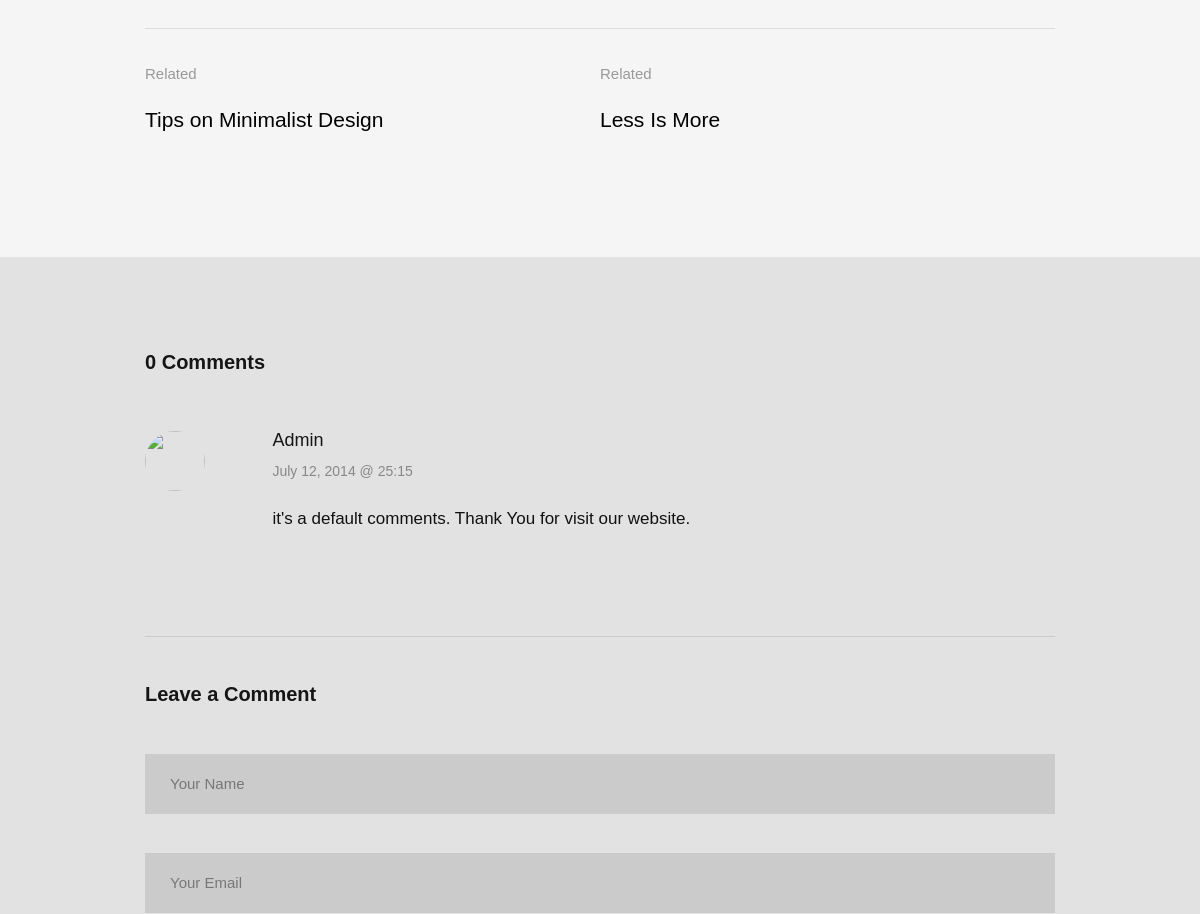
/blog/4/How to download file in PHP./ (middle part), run on an earlier commit of the app's database.
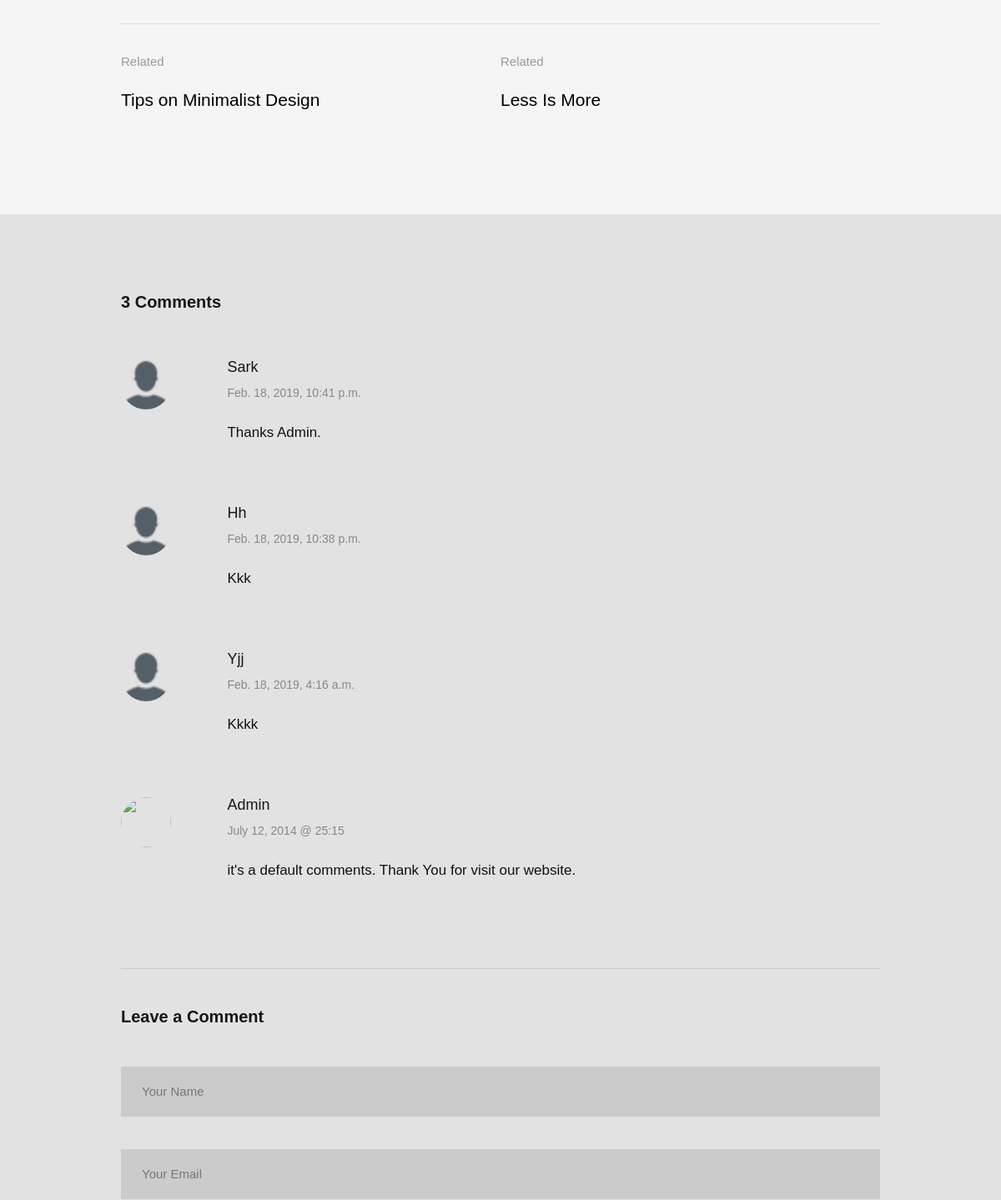
And on a later commit of the database.
### blog/models.py (models this page shows, shortened)
class Comments(models.Model):
 name = models.CharField(max_length=10)
 email = models.CharField(max_length=10)
 website = models.CharField(max_length=10)
 comment = models.TextField()
 datetime = models.DateTimeField(default=datetime.now)
 postId = models.IntegerField()
 class Meta:
   verbose_name_plural = "Comments"

### blog/views.py (the view)
# urls.py: url(r'^blog/(?P<id>\d+)/(?P<title>[-\w\W]+)/$', views.blog, name="blog"),
def blog(request, id, title):
 post = Post.objects.all().filter(id=id)
 for this in post:
  title = this.title
  body = this.body
 comments = Comments.objects.all().filter(postId=id).order_by('-id')
 for blog in post:
  postId = blog.id
  print(postId)
 return render(request, 'single-post.html', {'post': post, 'menu': menu, 'social': social, 'comments': comments, 'postId': postId})

### blog/templates/single-post.html (shortened to what this page needs)
{% extends 'layout.html' %}
{% block content %}
{% for blog in post %}
   <section id="content-wrap" class="blog-single">
   	<div class="row">
   		<div class="col-twelve">
   			<article class="format-gallery">
{% endfor %}
	  			   <div class="pagenav group">
		  			   <div class="prev-nav">
		  			   	<a href="#" rel="prev">
		  			   		<span>Related</span>
		  			   		Tips on Minimalist Design
		  			   	</a>
		  			   </div>
		  				<div class="next-nav">
		  					<a href="#" rel="next">
		  						<span>Related</span>
		  			   		Less Is More
		  					</a>
		  				</div>
	  				</div>
				</article>
			</div>
   	</div>
		<div class="comments-wrap">
			<div id="comments" class="row">
				<div class="col-full">
               <h3>{{ comments.count }} Comments</h3>
               <ol class="commentlist">
{% for comment in comments %}
  <li class="depth-1">
                     <div class="avatar">
{% load static %}
<img width="50" height="50" class="avatar" src="{% static 'images/avatars/user.png' %}" alt="">
                     </div>
                     <div class="comment-content">
	                     <div class="comment-info">
	                        <cite>{{ comment.name }}</cite>
	                        <div class="comment-meta">
	                           <time class="comment-time" datetime="2014-07-12T25:15">{{ comment.datetime }}</time>
	                        </div>
	                     </div>
	                     <div class="comment-text">
	                        <p>{{ comment.comment }}</p>
	                     </div>
                     </div>
                  </li>
{% endfor %}
                  <li class="depth-1">
                     <div class="avatar">
                        <img width="50" height="50" class="avatar" src="http://bit.ly/2TSSFDl" alt="">
                     </div>
                     <div class="comment-content">
	                     <div class="comment-info">
	                        <cite>Admin</cite>
	                        <div class="comment-meta">
	                           <time class="comment-time" datetime="2014-07-12T25:15">July 12, 2014 @ 25:15</time>
	                        </div>
	                     </div>
	                     <div class="comment-text">
	                        <p>it's a default comments. Thank You for visit our website.</p>
	                     </div>
                     </div>
                  </li>
               </ol>
               <div class="respond">
               	<h3>Leave a Comment</h3>
                  <form name="commentForm" id="commentForm" method="post" action="/comment_submit">{% csrf_token %}
  					   <fieldset>
                     <div class="form-field">
  						      <input name="cName" type="text" id="cName" class="full-width" placeholder="Your Name" value="">
                     </div>
                     <div class="form-field">
  						      <input name="cEmail" type="text" id="cEmail" class="full-width" placeholder="Your Email" value="">
                     </div>
  					   </fieldset>
  				      </form>
               </div>
         	</div>
         </div>
		</div>
   </section>
{% endblock %}

### blog/templates/layout.html (shortened to what this page needs)
<!DOCTYPE html>
<html class="no-js" lang="en">
<head>
{% load static %}
 <link rel="stylesheet" href="https://stackpath.bootstrapcdn.com/font-awesome/4.7.0/css/font-awesome.min.css">
  <link rel="stylesheet" href='{% static "css/base.css" %}'>
   <link rel="stylesheet" href='{% static "css/vendor.css" %}'>
   <link rel="stylesheet" href='{% static "css/main.css" %}'>
</head>
<body id="top">
{% block content %}
{% endblock %}
</body>
</html>

### blog/static/css/base.css (style rules this page uses)
html { font-family: sans-serif; -ms-text-size-adjust: 100%; -webkit-text-size-adjust: 100%; }
body { margin: 0; }
article, aside, details, figcaption, figure, footer, header, hgroup, main, menu, nav, section, summary { display: block; }
a { background: transparent; }
img { border: 0; }
button, input, optgroup, select, textarea { color: inherit; font: inherit; margin: 0; }
input { line-height: normal; }
fieldset { border: 1px solid #c0c0c0; margin: 0 2px; padding: 0.35em 0.625em 0.75em; }
html { font-size: 62.5%; box-sizing: border-box; }
*, *::before, *::after { box-sizing: inherit; }
body { font-weight: normal; line-height: 1; text-rendering: optimizeLegibility; word-wrap: break-word; -webkit-overflow-scrolling: touch; -webkit-text-size-adjust: none; }
body, input, button { -moz-osx-font-smoothing: grayscale; -webkit-font-smoothing: antialiased; }
img, video { max-width: 100%; height: auto; }
div, dl, dt, dd, ul, ol, li, h1, h2, h3, h4, h5, h6, pre, form, p, blockquote, th, td { margin: 0; padding: 0; }
h1, h2, h3, h4, h5, h6 { -webkit-font-variant-ligatures: common-ligatures; -moz-font-variant-ligatures: common-ligatures; font-variant-ligatures: common-ligatures; text-rendering: optimizeLegibility; }
ol, ul { list-style: none; }
li { display: block; }
a { text-decoration: none; line-height: inherit; }
fieldset { margin: 0; padding: 0; }
input[type="email"], input[type="number"], input[type="search"], input[type="text"], input[type="tel"], input[type="url"], input[type="password"], textarea { -webkit-appearance: none; -moz-appearance: none; -ms-appearance: none; -o-appearance: none; appearance: none; }
.row { width: 94%; max-width: 1170px; margin: 0 auto; }
.row:before, .row:after { content: ""; display: table; }
.row:after { clear: both; }
[class*="col-"], .bgrid { float: left; }
[class*="col-"] { padding: 0 20px; }
.col-twelve, .col-full { width: 100%; }
.group:before, .group:after { content: ""; display: table; }
.group:after { clear: both; }
.full-width { width: 100%; }

What changed in the data, as far as the page shows it:
added Comments: name "Sark", datetime "Feb. 18, 2019, 10:41 p.m.", comment "Thanks Admin."
added Comments: name "Hh", datetime "Feb. 18, 2019, 10:38 p.m.", comment "Kkk"
added Comments: name "Yjj", datetime "Feb. 18, 2019, 4:16 a.m.", comment "Kkkk"
Also different on the page:
{{ comments.count }}: "0" → "3"
